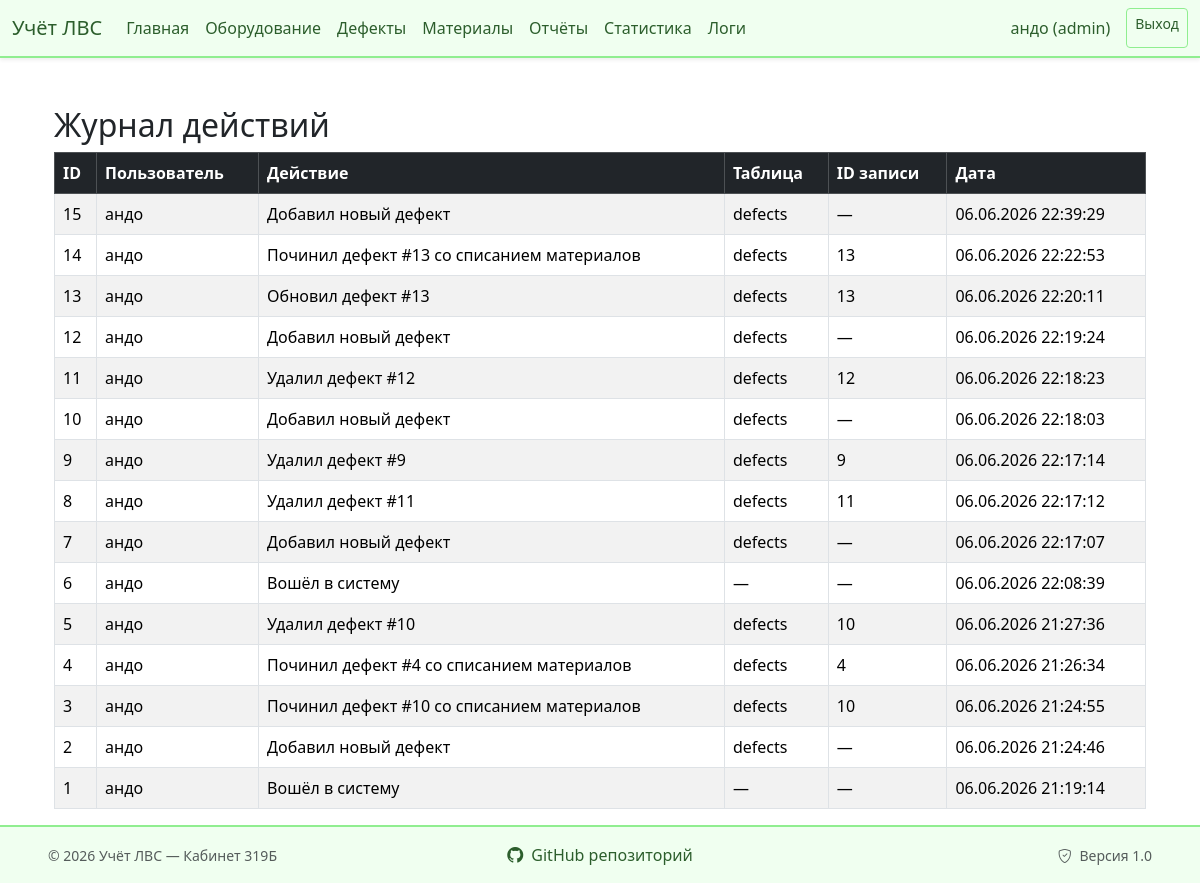
/superproject/controllers/logs.controller.php (signed in), run on the app's committed database.
### tables this page shows
CREATE TABLE `logs` (
  `id` int(11) NOT NULL,
  `user_id` int(11) DEFAULT NULL,
  `action` varchar(100) NOT NULL,
  `target_table` varchar(50) NOT NULL,
  `target_id` int(11) NOT NULL,
  `created_at` timestamp NULL DEFAULT CURRENT_TIMESTAMP
);

CREATE TABLE `users` (
  `id` int(11) NOT NULL,
  `login` varchar(50) NOT NULL,
  `password_hash` varchar(255) NOT NULL,
  `role` enum('admin','operator') DEFAULT 'operator'
);

### superproject/controllers/logs.controller.php (called while the page is built, shortened)
<?php
require_once '../db/connectDB.php';
require_once '../models/logs.model.php';
$logs = getLogs($pdo);
include '../views/logs.view.php';

### superproject/models/logs.model.php (called while the page is built, shortened)
<?php
if (!function_exists('getLogs')) {
    function getLogs($pdo) {
        $sql = "SELECT
                    logs.id AS id,
                    users.login AS name,
                    logs.action,
                    logs.target_table,
                    logs.target_id,
                    logs.created_at
                FROM logs
                LEFT JOIN users ON logs.user_id = users.id
                ORDER BY logs.created_at DESC";
        $stmt = $pdo->prepare($sql);
        $stmt->execute();
        return $stmt->fetchAll(PDO::FETCH_ASSOC);
    }
}

### superproject/views/logs.view.php (the view, shortened to what this page needs)
<!DOCTYPE html>
<html lang="ru">
<head>
    <link href="https://cdn.jsdelivr.net/npm/bootstrap@5.3.3/dist/css/bootstrap.min.css" rel="stylesheet">
    <link rel="stylesheet" href="https://cdn.jsdelivr.net/npm/bootstrap-icons@1.11.3/font/bootstrap-icons.min.css">
</head>
<body>
<?php
include __DIR__ . '/components/header.view.php';
?>
<div class="container mt-4">
    <h2>Журнал действий</h2>
    <?php if (empty($logs)): ?>
        <div class="alert alert-info">Журнал действий пуст.</div>
    <?php else: ?>
        <div class="table-responsive">
            <table class="table table-bordered table-striped">
                <thead class="table-dark">
                <tr>
                    <th>ID</th>
                    <th>Пользователь</th>
                    <th>Действие</th>
                    <th>Таблица</th>
                    <th>ID записи</th>
                    <th>Дата</th>
                </tr>
                </thead>
                <tbody>
                <?php foreach ($logs as $log): ?>
                    <tr>
                        <td><?= $log['id'] ?></td>
                        <td><?= htmlspecialchars($log['name'] ?? 'Система') ?></td>
                        <td><?= htmlspecialchars($log['action']) ?></td>
                        <td><?= htmlspecialchars($log['target_table'] ?: '—') ?></td>
                        <td><?= $log['target_id'] ?: '—' ?></td>
                        <td><?= date('d.m.Y H:i:s', strtotime($log['created_at'])) ?></td>
                    </tr>
                <?php endforeach; ?>
                </tbody>
            </table>
        </div>
    <?php endif; ?>
</div>
<?php
include __DIR__ . '/components/footer.view.php';
?>
</body>
</html>

### superproject/css/main.css (style rules this page uses)
body { display: flex; flex-direction: column; min-height: 100vh; margin: 0; }
.container { flex: 1; }

### data on the page
logs: id "15", user.login "андо", action "Добавил новый дефект", target_table "defects", target "—", created_at "06.06.2026 22:39:29"
logs: id "14", user.login "андо", action "Починил дефект #13 со списанием материалов", target_table "defects", target "13", created_at "06.06.2026 22:22:53"
logs: id "13", user.login "андо", action "Обновил дефект #13", target_table "defects", target "13", created_at "06.06.2026 22:20:11"
logs: id "12", user.login "андо", action "Добавил новый дефект", target_table "defects", target "—", created_at "06.06.2026 22:19:24"
logs: id "11", user.login "андо", action "Удалил дефект #12", target_table "defects", target "12", created_at "06.06.2026 22:18:23"
logs: id "10", user.login "андо", action "Добавил новый дефект", target_table "defects", target "—", created_at "06.06.2026 22:18:03"
logs: id "9", user.login "андо", action "Удалил дефект #9", target_table "defects", target "9", created_at "06.06.2026 22:17:14"
logs: id "8", user.login "андо", action "Удалил дефект #11", target_table "defects", target "11", created_at "06.06.2026 22:17:12"
logs: id "7", user.login "андо", action "Добавил новый дефект", target_table "defects", target "—", created_at "06.06.2026 22:17:07"
logs: id "6", user.login "андо", action "Вошёл в систему", target_table "—", target "—", created_at "06.06.2026 22:08:39"
logs: id "5", user.login "андо", action "Удалил дефект #10", target_table "defects", target "10", created_at "06.06.2026 21:27:36"
logs: id "4", user.login "андо", action "Починил дефект #4 со списанием материалов", target_table "defects", target "4", created_at "06.06.2026 21:26:34"
logs: id "3", user.login "андо", action "Починил дефект #10 со списанием материалов", target_table "defects", target "10", created_at "06.06.2026 21:24:55"
logs: id "2", user.login "андо", action "Добавил новый дефект", target_table "defects", target "—", created_at "06.06.2026 21:24:46"
logs: id "1", user.login "андо", action "Вошёл в систему", target_table "—", target "—", created_at "06.06.2026 21:19:14"

### other printed values
$_SESSION['user']['login'] "андо"
$_SESSION['user']['role'] "admin"
